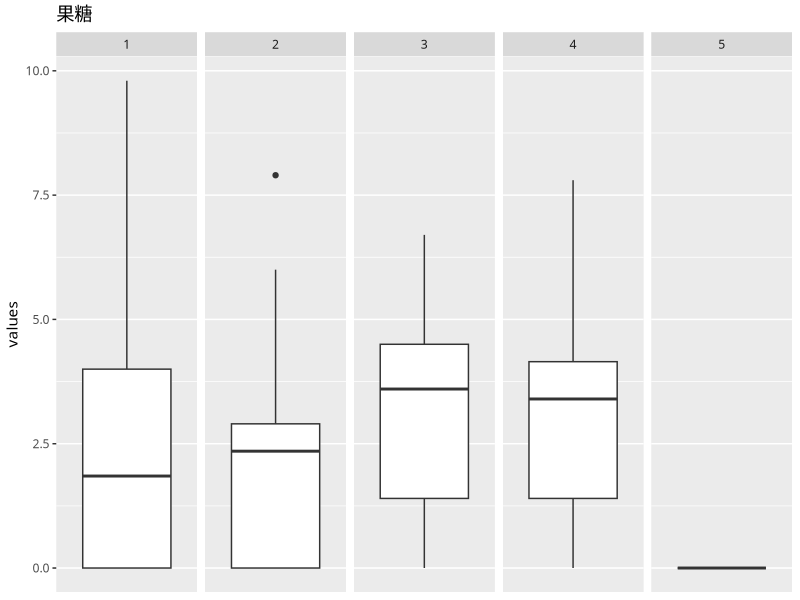
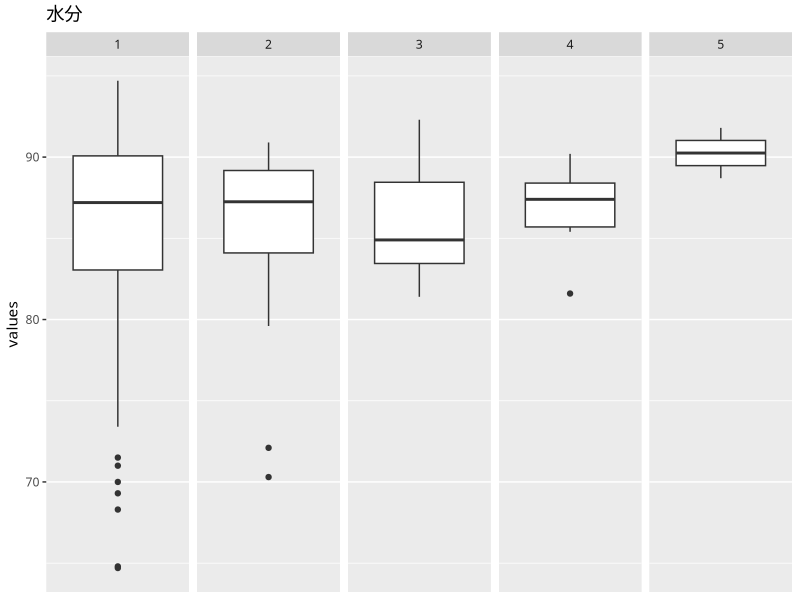
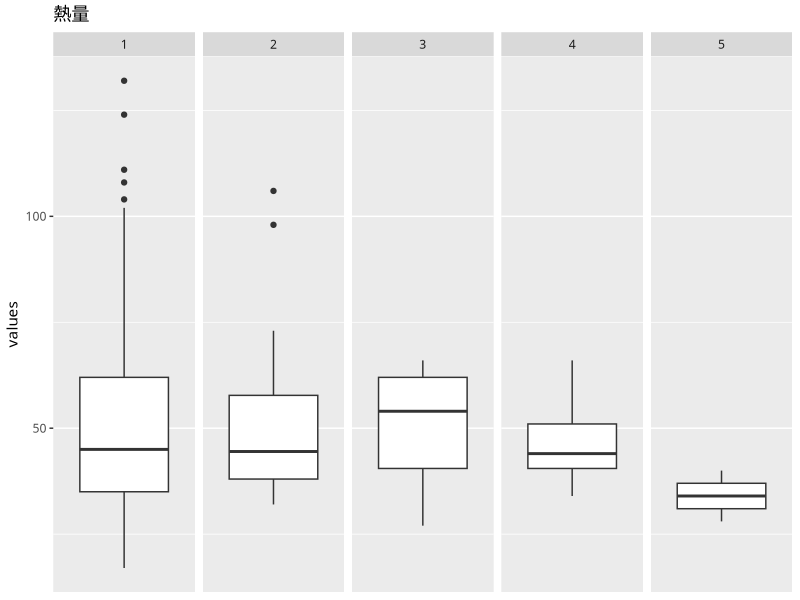
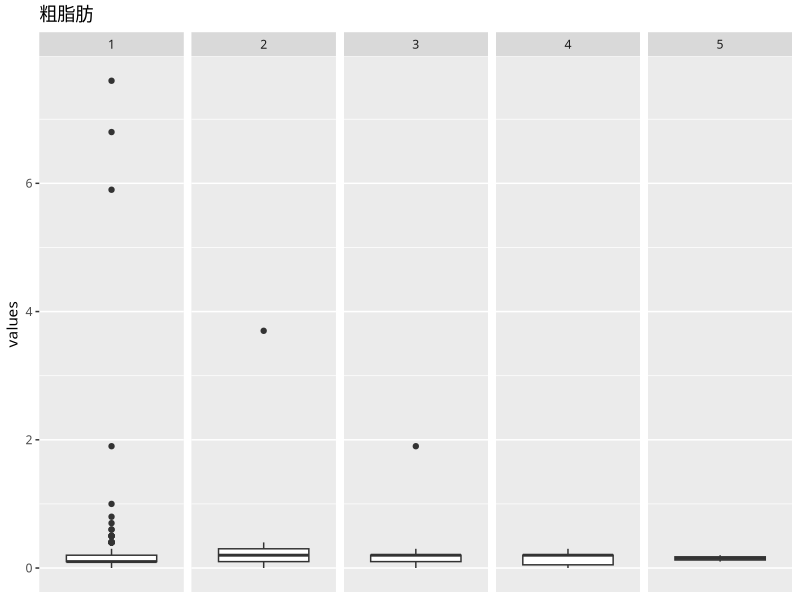
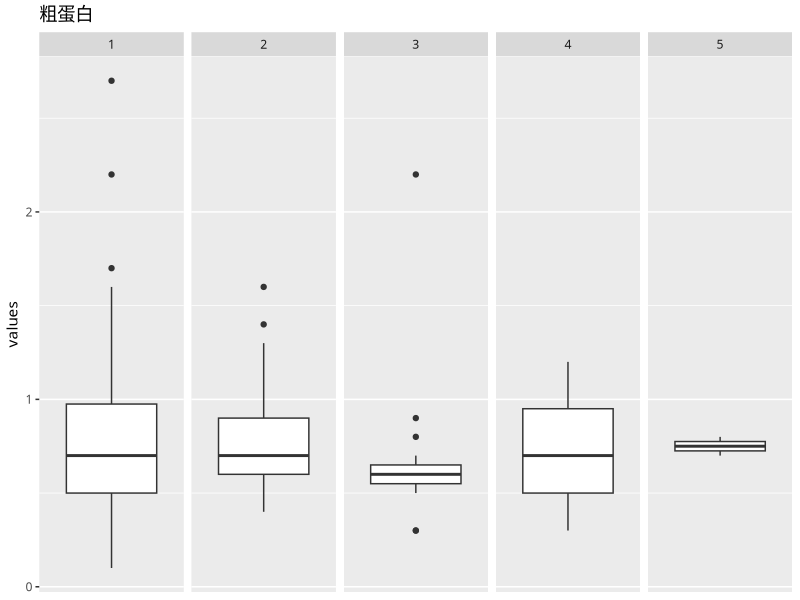
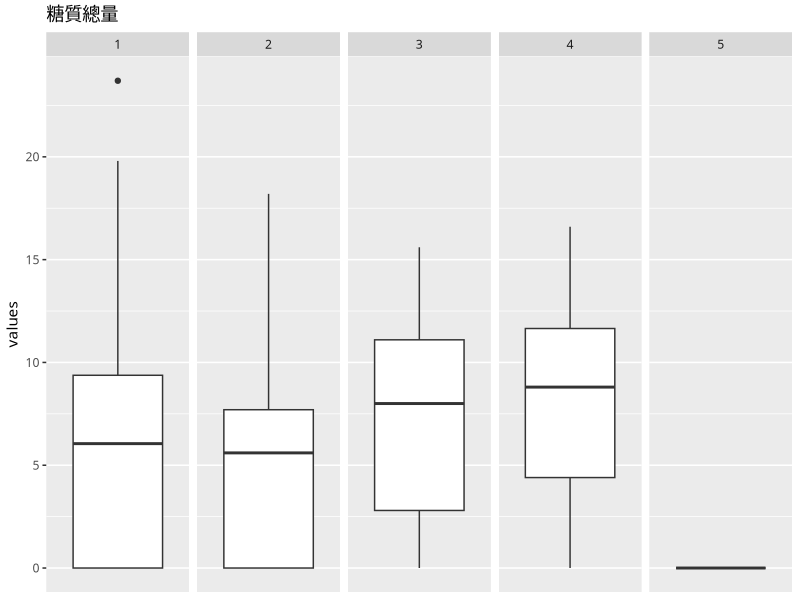
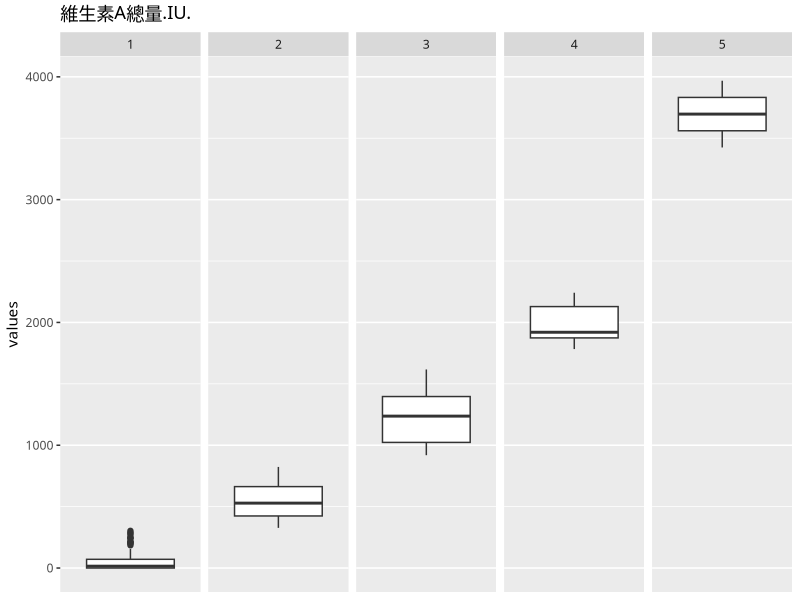
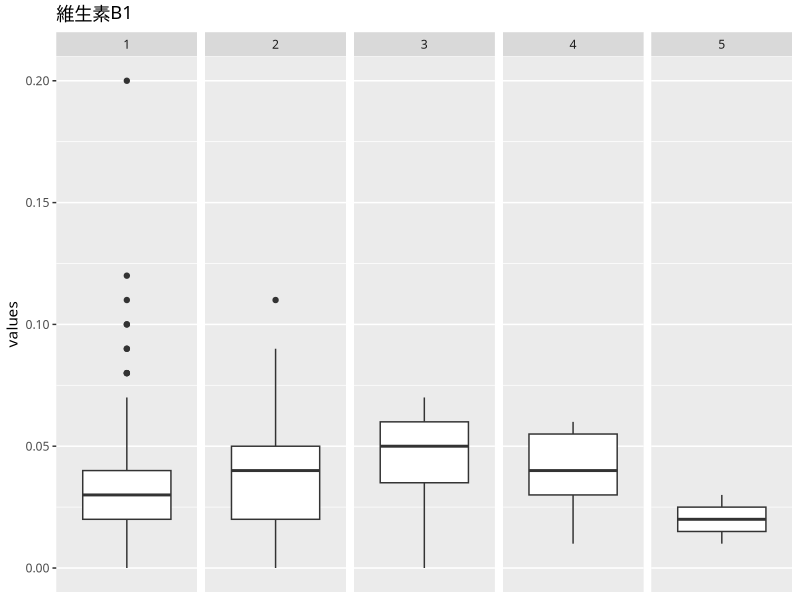

Write the R code that produced these figures, in order. (Note: this script raises an error after producing the figures.)
library(tidyverse)

df = read.csv("ward_cluster.csv")
dim(df)
items = colnames(df)[c(10:35,37)] # 修正熱量、飽和脂肪

# geom_boxplot
for (i in items){
  df %>%
    gather(key = item, value = values, items) %>%
    filter(item==i) %>%
    ggplot(aes(x = factor(0), y = values))+
    geom_boxplot()+
    facet_wrap(~CLUSTER, ncol = 5)+
    labs(title = i)+
    theme(text = element_text(family = "BiauKaiTC"))+
    scale_x_discrete(breaks = NULL) +
    xlab(NULL)
  ggsave(paste("eda_boxplot/",i,".png",sep = ""), width = 5, height = 3)
}

# geom_violins
for (i in items){
  df %>%
    gather(key = item, value = values, items) %>%
    filter(item==i) %>%
    ggplot(aes(x = factor(0), y = values))+
    geom_violin()+
    geom_boxplot(width = 0.1)+
    facet_wrap(~CLUSTER, ncol = 5)+
    labs(title = i)+
    theme(text = element_text(family = "BiauKaiTC"))+
    scale_x_discrete(breaks = NULL) +
    xlab(NULL)
  ggsave(paste("eda_violin/",i,".png",sep = ""), width = 5, height = 3)
}

# 剖面圖
group_mean = df[,-c(9,36)] %>%
  gather(key = item, value = values, items) %>%
  select(4,5,9,10) %>%
  group_by(CLUSTER,item) %>%
  summarise(ave = mean(values)) %>%
  spread(key = item, value = ave)
anova(group_mean)#?
  
ggplot(aes(x = item, y = ave))+
  geom_line(aes(color = CLUSTER))+
  labs(title = "各群體營養成分平均剖面圖", y = "平均數")+
  theme(text = element_text(family = "BiauKaiTC"))




